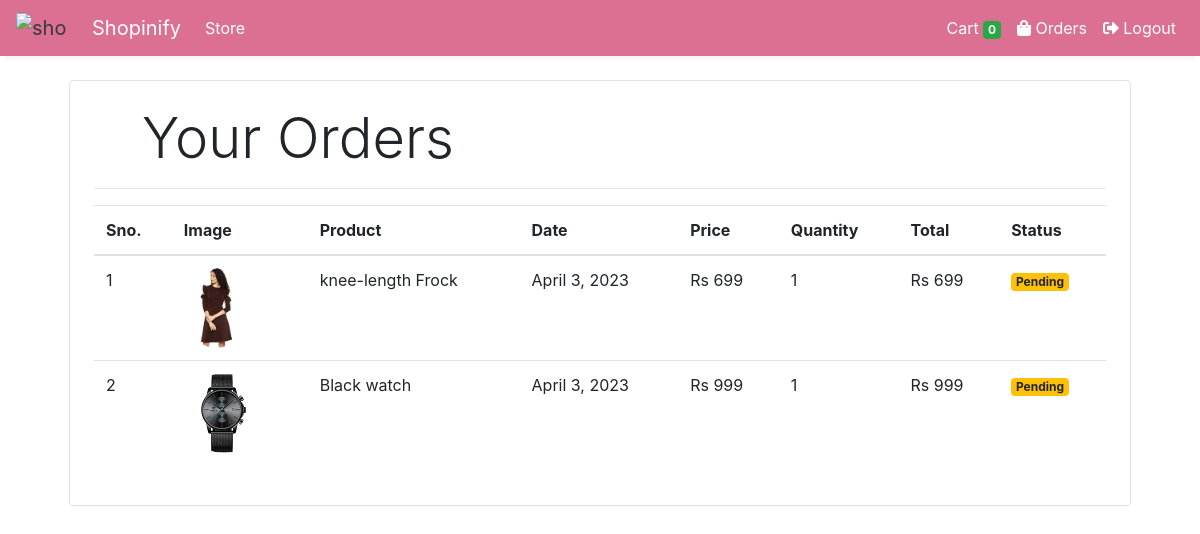
The app's page /orders (signed in), older data.
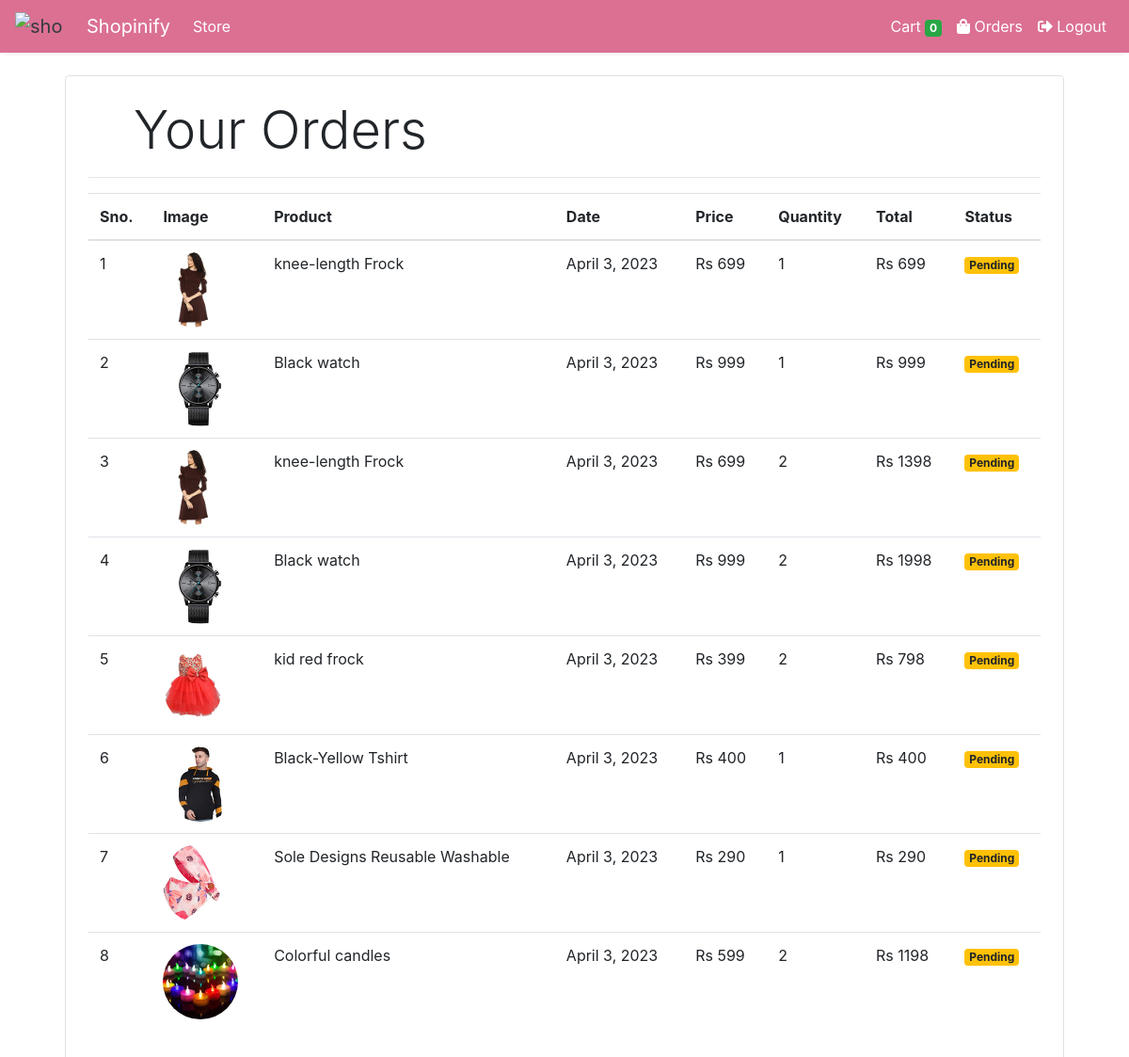
The same page, newer data.
### store/models/orders.py (models this page shows, shortened)
class Order(models.Model):
    product = models.ForeignKey(Products,
                                on_delete=models.CASCADE)
    customer = models.ForeignKey(Customer,
                                 on_delete=models.CASCADE)
    quantity = models.IntegerField(default=1)
    price = models.IntegerField()
    address = models.CharField (max_length=50, default='', blank=True)
    phone = models.CharField (max_length=50, default='', blank=True)
    date = models.DateField (default=datetime.datetime.today)
    status = models.BooleanField (default=False)
    @staticmethod
    def get_orders_by_customer(customer_id):
        return Order.objects.filter(customer=customer_id).order_by('-date')

### store/models/product.py (models this page shows, shortened)
class Products(models.Model):
    name = models.CharField(max_length=60)
    price= models.IntegerField(default=0)
    category= models.ForeignKey(Category,on_delete=models.CASCADE,default=1 )
    description= models.CharField(max_length=250, default='', blank=True, null= True)
    image= models.ImageField(upload_to='uploads/products/')

### store/middlewares/auth.py (the view)
    def middleware(request):
        print(request.session.get('customer'))
        returnUrl = request.META['PATH_INFO']
        print(request.META['PATH_INFO'])
        if not request.session.get('customer'):
           return redirect(f'login?return_url={returnUrl}')
        response = get_response(request)
        return response

### store/templatetags/custom_filter.py (called while the page is built)
@register.filter(name='currency')
def currency(number):
    return "Rs "+str(number)

@register.filter(name='multiply')
def multiply(number , number1):
    return number * number1

### store/views/orders.py (called while the page is built)
    def get(self , request ):
        customer = request.session.get('customer')
        orders = Order.get_orders_by_customer(customer)
        print(orders)
        return render(request , 'orders.html'  , {'orders' : orders})

### store/templates/orders.html
{% extends 'base.html' %}
{% block content %}
{% load cart %}
{% load custom_filter %}
<div class="container">
   <div class="border rounded p-4 m-4">
        <p class="display-4 pl-4 ml-4">Your Orders</p>
        <hr>
        <table class="table">
            <thead>
                <tr>
                    <th>Sno.</th>
                    <th>Image</th>
                    <th>Product</th>
                    <th>Date</th>
                    <th>Price</th>
                    <th>Quantity</th>
                    <th>Total</th>
                    <th>Status</th>
                </tr>
            </thead>
            <tbody>
                {% for order in orders %}
                <tr>
                    <td>{{forloop.counter}}</td>
                    <td><img style="height: 80px;" class="rounded-circle" src="{{order.product.image.url}}" alt=""></td>
                    <td>{{order.product.name}}</td>
                    <td>{{order.date}}</td>
                    <td>{{order.price|currency}}</td>
                    <td>{{order.quantity}}</td>
                    <td>{{order.quantity|multiply:order.price|currency}}</td>
                    {% if order.status %}
                    <td><small class="badge badge-success">Completed</small></td>
                    {%else%}
                    <td><small class="badge badge-warning">Pending</small></td>
                    {% endif %}
                </tr>
                {% endfor %}
            </tbody>
        </table>
   </div>
</div>
{% endblock %}

### store/templates/base.html (shortened to what this page needs)
<!DOCTYPE html>
<html lang="en">
  <head>
    <link
      rel="stylesheet"
      href="https://maxcdn.bootstrapcdn.com/bootstrap/4.0.0/css/bootstrap.min.css"
    />
    <link
      rel="stylesheet"
      href="https://cdnjs.cloudflare.com/ajax/libs/font-awesome/5.15.3/css/all.min.css"
    />
  </head>
  <body>
    <nav
      class="one-edge-shadow navbar navbar-light sticky-top navbar navbar-expand-lg text-white"
    >
      <a style="color: #fff" class="navbar-brand ms-3 text-dark" href="/">
        <link
          rel="stylesheet"
          href="https://use.fontawesome.com/releases/v5.7.0/css/all.css"
        />
        <img
          src="https://www.freepnglogos.com/uploads/shopping-cart-png/shopping-cart-royal-brites-poster-foam-board-photo-paper-royal-lace-19.png"
          width="200"
          alt="shopping cart, royal brites poster foam board photo paper royal lace"
          style="width:50px;height:50px,color:#fff;"
        />
        <span style="color: #fff; padding-left: 18px">Shopinify</span>
      </a>
      <div class="collapse navbar-collapse" id="navbarSupportedContent">
        <ul class="navbar-nav mr-auto">
          <li class="nav-item active">
            <a class="nav-link" href="/store" style="color: #fff"
              >Store <span class="sr-only">(current)</span></a
            >
          </li>
        </ul>
        <ul class="navbar-nav my-2 my-lg-0">
          <li class="nav-item active">
            <a style="color: #fff" class="nav-link" href="/cart"
              >Cart
              <span class="badge badge-success"
                >{{request.session.cart.keys|length}}</span
              ><span class="sr-only">(current)</span></a
            >
          </li>
          {% if request.session.customer %}
          <li class="nav-item active">
            <a style="color: #fff" class="nav-link" href="/orders">
              <i class="fas fa-shopping-bag"></i> Orders
            </a>
          </li>
          <li class="nav-item active">
            <a class="nav-link" href="/logout" style="color: #fff">
              <i class="fas fa-sign-out-alt"></i> Logout
            </a>
          </li>
          {% endif %}
        </ul>
      </div>
    </nav>
    {% block content %}{% endblock %}
  </body>
</html>

### store/templates/base.html (style rules this page uses)
nav { background-color: palevioletred; }
.one-edge-shadow { box-shadow: 0 8px 2px -5px rgb(246, 245, 245); }
.navbar-brand { display: flex; align-items: center; }
.navbar-brand span { margin-left: 8px; }
.nav-link { color: #fff; }

Row changes from the older to the newer data that the page shows:
added Order: product.image (picture), product.name "knee-length Frock", date "April 3, 2023", price "Rs 699", quantity "2", quantity|multiply "Rs 1398", status "Pending"
added Order: product.image (picture), product.name "Black watch", date "April 3, 2023", price "Rs 999", quantity "2", quantity|multiply "Rs 1998", status "Pending"
added Order: product.image (picture), product.name "kid red frock", date "April 3, 2023", price "Rs 399", quantity "2", quantity|multiply "Rs 798", status "Pending"
added Order: product.image (picture), product.name "Black-Yellow Tshirt", date "April 3, 2023", price "Rs 400", quantity "1", quantity|multiply "Rs 400", status "Pending"
added Order: product.image (picture), product.name "Sole Designs Reusable Washable", date "April 3, 2023", price "Rs 290", quantity "1", quantity|multiply "Rs 290", status "Pending"
added Order: product.image (picture), product.name "Colorful candles", date "April 3, 2023", price "Rs 599", quantity "2", quantity|multiply "Rs 1198", status "Pending"
